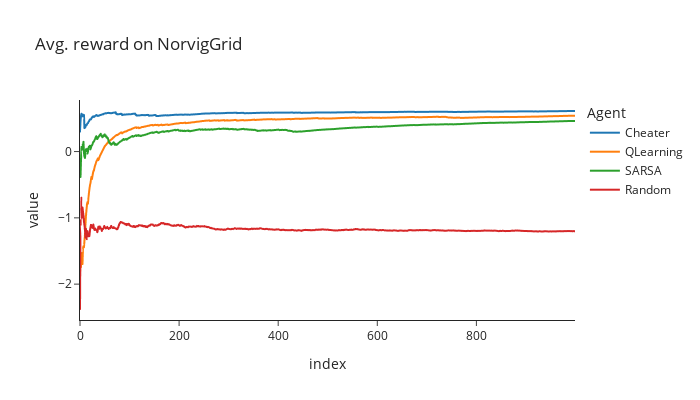

Write notebook code for a chart like this one.
### Markdown cell above
## NorvigGrid

The NorvigGrid environment is a grid-world problem that tests how agents handle risk-reward tradeoffs:
- The agent starts in the bottom-left corner and needs to reach the goal in the bottom-right corner
- The bottom edge of the grid contains a "cliff" - stepping into it results in a large negative reward (-100) and sends the agent back to start
- Each non-cliff step gives a small negative reward (-1) to encourage finding the shortest path
- The agent can move in 4 directions: up, right, down, left
- The optimal path is to move along the bottom edge next to the cliff, but this is risky due to the exploration policy
- A safer but longer path is to move up and around the cliff area

![NorvigGrid](ref/1_oo2jt_HMxVsweRRqT1efcQ.webp)

### Code cell
n_runs = 1000
gamma = 0.99
seed = 1
env_norvig = gym.make("NorvigGrid-v0")
config_norvig = AgentConfig(epsilon=0.1, lr=0.1, optimism=0.5)
args_norvig = (env_norvig, config_norvig, gamma, seed)
agents_norvig: list[Agent] = [
    Cheater(*args_norvig),
    QLearning(*args_norvig),
    SARSA(*args_norvig),
    Random(*args_norvig),
]
returns_dict = {}
for agent in agents_norvig:
    returns = agent.train(n_runs)
    returns_dict[agent.name] = utils.cummean(returns)

line(
    list(returns_dict.values()),
    names=list(returns_dict.keys()),
    title=f"Avg. reward on {env_norvig.spec.name}",
    labels={"x": "Episode", "y": "Avg. reward", "variable": "Agent"},
    template="simple_white",
    width=700,
    height=400,
)

### Figure 1 — Plotly figure (JSON) as saved in the notebook; plotly's stock layout.template omitted (floating-point values rounded to 4 significant figures; data arrays with more than 128 entries replaced by an {"elided": "..."} marker saying what was removed)
{"data": [{"hovertemplate": "Agent=wide_variable_0<br>index=%{x}<br>value=%{y}<extra></extra>", "legendgroup": "wide_variable_0", "line": {"color": "#1F77B4", "dash": "solid"}, "marker": {"symbol": "circle"}, "mode": "lines", "name": "Cheater", "showlegend": true, "type": "scattergl", "x": {"elided": "1000 int values"}, "xaxis": "x", "y": {"elided": "1000 float values"}, "yaxis": "y"}, {"hovertemplate": "Agent=wide_variable_1<br>index=%{x}<br>value=%{y}<extra></extra>", "legendgroup": "wide_variable_1", "line": {"color": "#FF7F0E", "dash": "solid"}, "marker": {"symbol": "circle"}, "mode": "lines", "name": "QLearning", "showlegend": true, "type": "scattergl", "x": {"elided": "1000 int values"}, "xaxis": "x", "y": {"elided": "1000 float values"}, "yaxis": "y"}, {"hovertemplate": "Agent=wide_variable_2<br>index=%{x}<br>value=%{y}<extra></extra>", "legendgroup": "wide_variable_2", "line": {"color": "#2CA02C", "dash": "solid"}, "marker": {"symbol": "circle"}, "mode": "lines", "name": "SARSA", "showlegend": true, "type": "scattergl", "x": {"elided": "1000 int values"}, "xaxis": "x", "y": {"elided": "1000 float values"}, "yaxis": "y"}, {"hovertemplate": "Agent=wide_variable_3<br>index=%{x}<br>value=%{y}<extra></extra>", "legendgroup": "wide_variable_3", "line": {"color": "#D62728", "dash": "solid"}, "marker": {"symbol": "circle"}, "mode": "lines", "name": "Random", "showlegend": true, "type": "scattergl", "x": {"elided": "1000 int values"}, "xaxis": "x", "y": {"elided": "1000 float values"}, "yaxis": "y"}], "layout": {"height": 400, "hovermode": "x unified", "legend": {"title": {"text": "Agent"}, "tracegroupgap": 0}, "title": {"text": "Avg. reward on NorvigGrid"}, "width": 700, "xaxis": {"anchor": "y", "domain": [0, 1], "title": {"text": "index"}}, "yaxis": {"anchor": "x", "domain": [0, 1], "title": {"text": "value"}}}}
